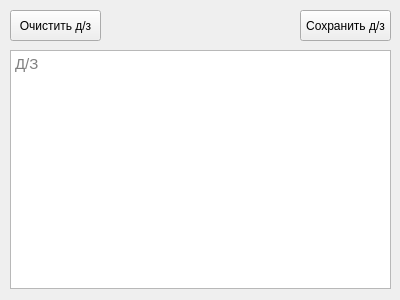
<?xml version="1.0" encoding="UTF-8"?>
<ui version="4.0">
 <class>HomeWorkForm</class>
 <widget class="QWidget" name="HomeWorkForm">
  <property name="geometry">
   <rect>
    <x>0</x>
    <y>0</y>
    <width>400</width>
    <height>300</height>
   </rect>
  </property>
  <property name="minimumSize">
   <size>
    <width>400</width>
    <height>300</height>
   </size>
  </property>
  <property name="maximumSize">
   <size>
    <width>400</width>
    <height>300</height>
   </size>
  </property>
  <property name="windowTitle">
   <string>Form</string>
  </property>
  <widget class="QPushButton" name="saveHWButton">
   <property name="geometry">
    <rect>
     <x>300</x>
     <y>10</y>
     <width>91</width>
     <height>31</height>
    </rect>
   </property>
   <property name="text">
    <string>Сохранить д/з</string>
   </property>
  </widget>
  <widget class="QPushButton" name="clearHWButton">
   <property name="geometry">
    <rect>
     <x>10</x>
     <y>10</y>
     <width>91</width>
     <height>31</height>
    </rect>
   </property>
   <property name="text">
    <string>Очистить д/з</string>
   </property>
  </widget>
  <widget class="QPlainTextEdit" name="homeworkArea">
   <property name="geometry">
    <rect>
     <x>10</x>
     <y>50</y>
     <width>381</width>
     <height>239</height>
    </rect>
   </property>
   <property name="font">
    <font>
     <family>MS Shell Dlg 2</family>
     <pointsize>11</pointsize>
    </font>
   </property>
   <property name="placeholderText">
    <string>Д/З</string>
   </property>
  </widget>
 </widget>
 <resources/>
 <connections/>
</ui>
